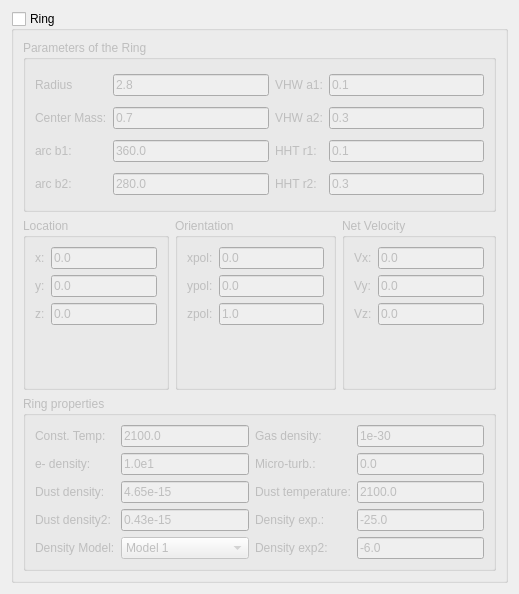
          <widget class="QWidget" name="scrollContentsRing">
           <property name="geometry">
            <rect>
             <x>0</x>
             <y>-179</y>
             <width>519</width>
             <height>594</height>
            </rect>
           </property>
           <layout class="QVBoxLayout" name="verticalLayout_19">
            <item>
             <widget class="QGroupBox" name="groupRing">
              <property name="title">
               <string>Ring</string>
              </property>
              <property name="checkable">
               <bool>true</bool>
              </property>
              <property name="checked">
               <bool>false</bool>
              </property>
              <layout class="QVBoxLayout" name="verticalLayout_20">
               <item>
                <widget class="QGroupBox" name="groupParamsrg">
                 <property name="title">
                  <string>Parameters of the Ring</string>
                 </property>
                 <layout class="QGridLayout" name="gridLayout_14">
                  <item row="0" column="0">
                   <widget class="QLabel" name="labelrrg">
                    <property name="toolTip">
                     <string>&lt;html&gt;&lt;head/&gt;&lt;body&gt;&lt;p&gt;rrg: Radius of the ring [R_sol].&lt;/p&gt;&lt;/body&gt;&lt;/html&gt;</string>
                    </property>
                    <property name="text">
                     <string>Radius</string>
                    </property>
                   </widget>
                  </item>
                  <item row="0" column="1">
                   <widget class="QLineEdit" name="textrrg">
                    <property name="text">
                     <string>2.8</string>
                    </property>
                   </widget>
                  </item>
                  <item row="0" column="2">
                   <widget class="QLabel" name="labela1rg">
                    <property name="toolTip">
                     <string>&lt;html&gt;&lt;head/&gt;&lt;body&gt;&lt;p&gt;dr1rg: Vertical half width of the ring at the beginning and end of the arc in [R_sol].&lt;/p&gt;&lt;/body&gt;&lt;/html&gt;</string>
                    </property>
                    <property name="text">
                     <string>VHW a1:</string>
                    </property>
                   </widget>
                  </item>
                  <item row="0" column="3">
                   <widget class="QLineEdit" name="texta1rg">
                    <property name="text">
                     <string>0.1</string>
                    </property>
                   </widget>
                  </item>
                  <item row="1" column="0">
                   <widget class="QLabel" name="labelemrg">
                    <property name="toolTip">
                     <string>&lt;html&gt;&lt;head/&gt;&lt;body&gt;&lt;p&gt;emrg: Mass in its center to calculate velocities [Msol].&lt;/p&gt;&lt;/body&gt;&lt;/html&gt;</string>
                    </property>
                    <property name="text">
                     <string>Center Mass:</string>
                    </property>
                   </widget>
                  </item>
                  <item row="1" column="1">
                   <widget class="QLineEdit" name="textemrg">
                    <property name="text">
                     <string>0.7</string>
                    </property>
                   </widget>
                  </item>
                  <item row="1" column="2">
                   <widget class="QLabel" name="labela2rg">
                    <property name="toolTip">
                     <string>&lt;html&gt;&lt;head/&gt;&lt;body&gt;&lt;p&gt;dr2rg: Vertical half width of the ring at the beginning and end of the arc in [R_sol].&lt;/p&gt;&lt;/body&gt;&lt;/html&gt;</string>
                    </property>
                    <property name="text">
                     <string>VHW a2:</string>
                    </property>
                   </widget>
                  </item>
                  <item row="1" column="3">
                   <widget class="QLineEdit" name="texta2rg">
                    <property name="text">
                     <string>0.3</string>
                    </property>
                   </widget>
                  </item>
                  <item row="2" column="0">
                   <widget class="QLabel" name="labelb1rg">
                    <property name="toolTip">
                     <string>&lt;html&gt;&lt;head/&gt;&lt;body&gt;&lt;p&gt;a1rg: Specifies the arc from-to in [deg], b1rg&amp;gt;&amp;lt;b2rg. The location of the zero angle is not simple to explain so test it first or consult subroutine trans. In many cases it will be along the x axis.&lt;/p&gt;&lt;/body&gt;&lt;/html&gt;</string>
                    </property>
                    <property name="text">
                     <string>arc b1:</string>
                    </property>
                   </widget>
                  </item>
                  <item row="2" column="1">
                   <widget class="QLineEdit" name="textb1rg">
                    <property name="text">
                     <string>360.0</string>
                    </property>
                   </widget>
                  </item>
                  <item row="2" column="2">
                   <widget class="QLabel" name="labeldr1rg">
                    <property name="toolTip">
                     <string>&lt;html&gt;&lt;head/&gt;&lt;body&gt;&lt;p&gt;dr1rg: Horizontal half thickness the ring at the beginning and end of the arc in [R_sol]. The crosssection, C, of the ring may vary along the arc and is C&lt;span style=&quot; vertical-align:sub;&quot;&gt;1&lt;/span&gt;=4*a1rg*dr1rg at the beginning.&lt;/p&gt;&lt;/body&gt;&lt;/html&gt;</string>
                    </property>
                    <property name="text">
                     <string>HHT r1:</string>
                    </property>
                   </widget>
                  </item>
                  <item row="2" column="3">
                   <widget class="QLineEdit" name="textdr1rg">
                    <property name="text">
                     <string>0.1</string>
                    </property>
                   </widget>
                  </item>
                  <item row="3" column="0">
                   <widget class="QLabel" name="labelb2rg">
                    <property name="toolTip">
                     <string>&lt;html&gt;&lt;head/&gt;&lt;body&gt;&lt;p&gt;a2rg: Specifies the arc from-to in [deg], b1rg&amp;gt;&amp;lt;b2rg. The location of the zero angle is not simple to explain so test it first or consult subroutine trans. In many cases it will be along the x axis.&lt;/p&gt;&lt;/body&gt;&lt;/html&gt;</string>
                    </property>
                    <property name="text">
                     <string>arc b2:</string>
                    </property>
                   </widget>
                  </item>
                  <item row="3" column="1">
                   <widget class="QLineEdit" name="textb2rg">
                    <property name="text">
                     <string>280.0</string>
                    </property>
                   </widget>
                  </item>
                  <item row="3" column="2">
                   <widget class="QLabel" name="labeldr2rg">
                    <property name="toolTip">
                     <string>&lt;html&gt;&lt;head/&gt;&lt;body&gt;&lt;p&gt;dr2rg: Horizontal half thickness the ring at the beginning and end of the arc in [R_sol]. The crosssection, C, of the ring may vary along the arc and is C&lt;span style=&quot; vertical-align:sub;&quot;&gt;1&lt;/span&gt;=4*a1rg*dr1rg at the beginning.&lt;/p&gt;&lt;/body&gt;&lt;/html&gt;</string>
                    </property>
                    <property name="text">
                     <string>HHT r2:</string>
                    </property>
                   </widget>
                  </item>
                  <item row="3" column="3">
                   <widget class="QLineEdit" name="textdr2rg">
                    <property name="text">
                     <string>0.3</string>
                    </property>
                   </widget>
                  </item>
                 </layout>
                </widget>
               </item>
               <item>
                <layout class="QHBoxLayout" name="horizontalLayout_6">
                 <item>
                  <widget class="QGroupBox" name="groupLocationrg">
                   <property name="toolTip">
                    <string>&lt;html&gt;&lt;head/&gt;&lt;body&gt;&lt;p&gt;Location of the center in [R_sol].&lt;/p&gt;&lt;/body&gt;&lt;/html&gt;</string>
                   </property>
                   <property name="title">
                    <string>Location</string>
                   </property>
                   <layout class="QFormLayout" name="formLayout_15">
                    <item row="0" column="0">
                     <widget class="QLabel" name="labelxrg">
                      <property name="toolTip">
                       <string>&lt;html&gt;&lt;head/&gt;&lt;body&gt;&lt;p&gt;xrg&lt;/p&gt;&lt;/body&gt;&lt;/html&gt;</string>
                      </property>
                      <property name="text">
                       <string>x:</string>
                      </property>
                     </widget>
                    </item>
                    <item row="0" column="1">
                     <widget class="QLineEdit" name="textxrg">
                      <property name="text">
                       <string>0.0</string>
                      </property>
                     </widget>
                    </item>
                    <item row="1" column="0">
                     <widget class="QLabel" name="labelyrg">
                      <property name="toolTip">
                       <string>&lt;html&gt;&lt;head/&gt;&lt;body&gt;&lt;p&gt;yrg&lt;/p&gt;&lt;/body&gt;&lt;/html&gt;</string>
                      </property>
                      <property name="text">
                       <string>y:</string>
                      </property>
                     </widget>
                    </item>
                    <item row="1" column="1">
                     <widget class="QLineEdit" name="textyrg">
                      <property name="text">
                       <string>0.0</string>
                      </property>
                     </widget>
                    </item>
                    <item row="2" column="0">
                     <widget class="QLabel" name="labelzrg">
                      <property name="toolTip">
                       <string>&lt;html&gt;&lt;head/&gt;&lt;body&gt;&lt;p&gt;zrg&lt;/p&gt;&lt;/body&gt;&lt;/html&gt;</string>
                      </property>
                      <property name="text">
                       <string>z:</string>
                      </property>
                     </widget>
                    </item>
                    <item row="2" column="1">
                     <widget class="QLineEdit" name="textzrg">
                      <property name="text">
                       <string>0.0</string>
                      </property>
                     </widget>
                    </item>
                   </layout>
                  </widget>
                 </item>
                 <item>
                  <widget class="QGroupBox" name="groupOrientationrg">
                   <property name="toolTip">
                    <string>&lt;html&gt;&lt;head/&gt;&lt;body&gt;&lt;p&gt;Orientation of the polar axis.&lt;/p&gt;&lt;/body&gt;&lt;/html&gt;</string>
                   </property>
                   <property name="title">
                    <string>Orientation</string>
                   </property>
                   <layout class="QFormLayout" name="formLayout_16">
                    <item row="0" column="0">
                     <widget class="QLabel" name="labelxpolrg">
                      <property name="toolTip">
                       <string>&lt;html&gt;&lt;head/&gt;&lt;body&gt;&lt;p&gt;xpolrg&lt;/p&gt;&lt;/body&gt;&lt;/html&gt;</string>
                      </property>
                      <property name="text">
                       <string>xpol:</string>
                      </property>
                     </widget>
                    </item>
                    <item row="0" column="1">
                     <widget class="QLineEdit" name="textxpolrg">
                      <property name="text">
                       <string>0.0</string>
                      </property>
                     </widget>
                    </item>
                    <item row="1" column="0">
                     <widget class="QLabel" name="labelypolrg">
                      <property name="toolTip">
                       <string>&lt;html&gt;&lt;head/&gt;&lt;body&gt;&lt;p&gt;ypolrg&lt;/p&gt;&lt;/body&gt;&lt;/html&gt;</string>
                      </property>
                      <property name="text">
                       <string>ypol:</string>
                      </property>
                     </widget>
                    </item>
                    <item row="1" column="1">
                     <widget class="QLineEdit" name="textypolrg">
                      <property name="text">
                       <string>0.0</string>
                      </property>
                     </widget>
                    </item>
                    <item row="2" column="0">
                     <widget class="QLabel" name="labelzpolrg">
                      <property name="toolTip">
                       <string>&lt;html&gt;&lt;head/&gt;&lt;body&gt;&lt;p&gt;zpolrg&lt;/p&gt;&lt;/body&gt;&lt;/html&gt;</string>
                      </property>
                      <property name="text">
                       <string>zpol:</string>
                      </property>
                     </widget>
                    </item>
                    <item row="2" column="1">
                     <widget class="QLineEdit" name="textzpolrg">
                      <property name="text">
                       <string>1.0</string>
                      </property>
                     </widget>
                    </item>
                   </layout>
                  </widget>
                 </item>
                 <item>
                  <widget class="QGroupBox" name="groupNetVelrg">
                   <property name="toolTip">
                    <string>&lt;html&gt;&lt;head/&gt;&lt;body&gt;&lt;p&gt;Net overall space velocity [km/s].&lt;/p&gt;&lt;/body&gt;&lt;/html&gt;</string>
                   </property>
                   <property name="title">
                    <string>Net Velocity</string>
                   </property>
                   <layout class="QFormLayout" name="formLayout_17">
                    <item row="0" column="0">
                     <widget class="QLabel" name="labelvxrg">
                      <property name="toolTip">
                       <string>&lt;html&gt;&lt;head/&gt;&lt;body&gt;&lt;p&gt;vxrg&lt;/p&gt;&lt;/body&gt;&lt;/html&gt;</string>
                      </property>
                      <property name="text">
                       <string>Vx:</string>
                      </property>
                     </widget>
                    </item>
                    <item row="0" column="1">
                     <widget class="QLineEdit" name="textvxrg">
                      <property name="text">
                       <string>0.0</string>
                      </property>
                     </widget>
                    </item>
                    <item row="1" column="0">
                     <widget class="QLabel" name="labelvyrg">
                      <property name="toolTip">
                       <string>&lt;html&gt;&lt;head/&gt;&lt;body&gt;&lt;p&gt;vyrg&lt;/p&gt;&lt;/body&gt;&lt;/html&gt;</string>
                      </property>
                      <property name="text">
                       <string>Vy:</string>
                      </property>
                     </widget>
                    </item>
                    <item row="1" column="1">
                     <widget class="QLineEdit" name="textvyrg">
                      <property name="text">
                       <string>0.0</string>
                      </property>
                     </widget>
                    </item>
                    <item row="2" column="0">
                     <widget class="QLabel" name="labelvzrg">
                      <property name="toolTip">
                       <string>&lt;html&gt;&lt;head/&gt;&lt;body&gt;&lt;p&gt;vzrg&lt;/p&gt;&lt;/body&gt;&lt;/html&gt;</string>
                      </property>
                      <property name="text">
                       <string>Vz:</string>
                      </property>
                     </widget>
                    </item>
                    <item row="2" column="1">
                     <widget class="QLineEdit" name="textvzrg">
                      <property name="text">
                       <string>0.0</string>
                      </property>
                     </widget>
                    </item>
                   </layout>
                  </widget>
                 </item>
                </layout>
               </item>
               <item>
                <widget class="QGroupBox" name="groupRingProp">
                 <property name="toolTip">
                  <string>&lt;html&gt;&lt;head/&gt;&lt;body&gt;&lt;p&gt;Density and temperature for the ring object.&lt;/p&gt;&lt;/body&gt;&lt;/html&gt;</string>
                 </property>
                 <property name="title">
                  <string>Ring properties</string>
                 </property>
                 <layout class="QGridLayout" name="gridLayout_15">
                  <item row="3" column="2">
                   <widget class="QLabel" name="labeledenrg">
                    <property name="toolTip">
                     <string>&lt;html&gt;&lt;head/&gt;&lt;body&gt;&lt;p&gt;edenrg: Density dependence exponent to enable the modeling of additional phenomena. Density, dust density and electron number density change along the ring (arc) to safisfy continuity equation+additional phenomenon e.g. destruction (lifetime) of dust grains along the arc.&lt;/p&gt;&lt;/body&gt;&lt;/html&gt;</string>
                    </property>
                    <property name="text">
                     <string>Density exp.:</string>
                    </property>
                   </widget>
                  </item>
                  <item row="4" column="2">
                   <widget class="QLabel" name="labeled2rg">
                    <property name="toolTip">
                     <string>&lt;html&gt;&lt;head/&gt;&lt;body&gt;&lt;p&gt;ede2rg: Density dependence exponent to enable the modeling of additional phenomena. Density, dust density and electron number density change along the ring (arc) to safisfy continuity equation+additional phenomenon e.g. destruction (lifetime) of dust grains along the arc.&lt;/p&gt;&lt;/body&gt;&lt;/html&gt;</string>
                    </property>
                    <property name="text">
                     <string>Density exp2:</string>
                    </property>
                   </widget>
                  </item>
                  <item row="1" column="3">
                   <widget class="QLineEdit" name="textvtrbrg">
                    <property name="text">
                     <string>0.0</string>
                    </property>
                   </widget>
                  </item>
                  <item row="0" column="0">
                   <widget class="QLabel" name="labeltemprg">
                    <property name="toolTip">
                     <string>&lt;html&gt;&lt;head/&gt;&lt;body&gt;&lt;p&gt;temprg: Constant gas temperature [K].&lt;/p&gt;&lt;/body&gt;&lt;/html&gt;</string>
                    </property>
                    <property name="text">
                     <string>Const. Temp:</string>
                    </property>
                   </widget>
                  </item>
                  <item row="2" column="0">
                   <widget class="QLabel" name="labeldstdrg">
                    <property name="toolTip">
                     <string>&lt;html&gt;&lt;head/&gt;&lt;body&gt;&lt;p&gt;dstdrg: Dust density at the beginning (b1rg). &lt;/p&gt;&lt;p&gt;Model 1 then:&lt;/p&gt;&lt;p&gt;gas density=densrg*C&lt;span style=&quot; vertical-align:sub;&quot;&gt;1&lt;/span&gt;/C*[|t-b1rg|/pi+1]&lt;span style=&quot; vertical-align:super;&quot;&gt;edenrg&lt;/span&gt; electron num. &lt;/p&gt;&lt;p&gt;density=anerg*C&lt;span style=&quot; vertical-align:sub;&quot;&gt;1&lt;/span&gt;/C*[|t-b1rg|/pi+1]&lt;span style=&quot; vertical-align:super;&quot;&gt;edenrg&lt;/span&gt; dust &lt;/p&gt;&lt;p&gt;density=dstdrg*C&lt;span style=&quot; vertical-align:sub;&quot;&gt;1&lt;/span&gt;/C*[|t-b1rg|/pi+1]&lt;span style=&quot; vertical-align:super;&quot;&gt;edenrg&lt;/span&gt;+dst2rg*C&lt;span style=&quot; vertical-align:sub;&quot;&gt;1&lt;/span&gt;/C*[|t-b1rg|/pi+1]&lt;span style=&quot; vertical-align:super;&quot;&gt;ede2rg&lt;/span&gt;&lt;/p&gt;&lt;p&gt;IF Model 2 then:&lt;/p&gt;&lt;p&gt;&lt;br/&gt;&lt;/p&gt;&lt;p&gt;gas density=densrg*C&lt;span style=&quot; vertical-align:sub;&quot;&gt;1&lt;/span&gt;/C*dexp[|t-b1rg|/pi]&lt;span style=&quot; vertical-align:super;&quot;&gt;edenrg &lt;/span&gt;electron num. &lt;/p&gt;&lt;p&gt;density=anerg*C&lt;span style=&quot; vertical-align:sub;&quot;&gt;1&lt;/span&gt;/C*dexp[|t-b1rg|/pi]&lt;span style=&quot; vertical-align:super;&quot;&gt;edenrg&lt;/span&gt;&lt;/p&gt;&lt;p&gt;&lt;br/&gt;&lt;/p&gt;&lt;p&gt;dust density=dstdrg*C&lt;span style=&quot; vertical-align:sub;&quot;&gt;1&lt;/span&gt;/C*dexp[|t-b1rg|/pi]&lt;span style=&quot; vertical-align:super;&quot;&gt;edenrg&lt;/span&gt;+dst2rg*C&lt;span style=&quot; vertical-align:sub;&quot;&gt;1&lt;/span&gt;/C*dexp[|t-b1rg|/pi]&lt;span style=&quot; vertical-align:super;&quot;&gt;ede2rg&lt;/span&gt; where t-is angle along the arc.&lt;/p&gt;&lt;/body&gt;&lt;/html&gt;</string>
                    </property>
                    <property name="text">
                     <string>Dust density:</string>
                    </property>
                   </widget>
                  </item>
                  <item row="0" column="1">
                   <widget class="QLineEdit" name="texttemprg">
                    <property name="text">
                     <string>2100.0</string>
                    </property>
                   </widget>
                  </item>
                  <item row="3" column="0">
                   <widget class="QLabel" name="labeldst2rg">
                    <property name="toolTip">
                     <string>&lt;html&gt;&lt;head/&gt;&lt;body&gt;&lt;p&gt;dst2rg: Dust density at the beginning (b1rg). &lt;/p&gt;&lt;p&gt;Model 1 then:&lt;/p&gt;&lt;p&gt;gas density=densrg*C&lt;span style=&quot; vertical-align:sub;&quot;&gt;1&lt;/span&gt;/C*[|t-b1rg|/pi+1]&lt;span style=&quot; vertical-align:super;&quot;&gt;edenrg&lt;/span&gt; electron num. &lt;/p&gt;&lt;p&gt;density=anerg*C&lt;span style=&quot; vertical-align:sub;&quot;&gt;1&lt;/span&gt;/C*[|t-b1rg|/pi+1]&lt;span style=&quot; vertical-align:super;&quot;&gt;edenrg&lt;/span&gt; dust &lt;/p&gt;&lt;p&gt;density=dstdrg*C&lt;span style=&quot; vertical-align:sub;&quot;&gt;1&lt;/span&gt;/C*[|t-b1rg|/pi+1]&lt;span style=&quot; vertical-align:super;&quot;&gt;edenrg&lt;/span&gt;+dst2rg*C&lt;span style=&quot; vertical-align:sub;&quot;&gt;1&lt;/span&gt;/C*[|t-b1rg|/pi+1]&lt;span style=&quot; vertical-align:super;&quot;&gt;ede2rg&lt;/span&gt;&lt;/p&gt;&lt;p&gt;IF Model 2 then:&lt;/p&gt;&lt;p&gt;&lt;br/&gt;&lt;/p&gt;&lt;p&gt;gas density=densrg*C&lt;span style=&quot; vertical-align:sub;&quot;&gt;1&lt;/span&gt;/C*dexp[|t-b1rg|/pi]&lt;span style=&quot; vertical-align:super;&quot;&gt;edenrg &lt;/span&gt;electron num. &lt;/p&gt;&lt;p&gt;density=anerg*C&lt;span style=&quot; vertical-align:sub;&quot;&gt;1&lt;/span&gt;/C*dexp[|t-b1rg|/pi]&lt;span style=&quot; vertical-align:super;&quot;&gt;edenrg&lt;/span&gt;&lt;/p&gt;&lt;p&gt;&lt;br/&gt;&lt;/p&gt;&lt;p&gt;dust density=dstdrg*C&lt;span style=&quot; vertical-align:sub;&quot;&gt;1&lt;/span&gt;/C*dexp[|t-b1rg|/pi]&lt;span style=&quot; vertical-align:super;&quot;&gt;edenrg&lt;/span&gt;+dst2rg*C&lt;span style=&quot; vertical-align:sub;&quot;&gt;1&lt;/span&gt;/C*dexp[|t-b1rg|/pi]&lt;span style=&quot; vertical-align:super;&quot;&gt;ede2rg&lt;/span&gt; where t-is angle along the arc.&lt;/p&gt;&lt;/body&gt;&lt;/html&gt;</string>
                    </property>
                    <property name="text">
                     <string>Dust density2:</string>
                    </property>
                   </widget>
                  </item>
                  <item row="4" column="3">
                   <widget class="QLineEdit" name="textede2rg">
                    <property name="text">
                     <string>-6.0</string>
                    </property>
                   </widget>
                  </item>
                  <item row="2" column="2">
                   <widget class="QLabel" name="labeldsttrg">
                    <property name="toolTip">
                     <string>&lt;html&gt;&lt;head/&gt;&lt;body&gt;&lt;p&gt;dsttrg: Constant dust temperature [K].&lt;/p&gt;&lt;/body&gt;&lt;/html&gt;</string>
                    </property>
                    <property name="text">
                     <string>Dust temperature:</string>
                    </property>
                   </widget>
                  </item>
                  <item row="0" column="3">
                   <widget class="QLineEdit" name="textdensrg">
                    <property name="text">
                     <string>1e-30</string>
                    </property>
                   </widget>
                  </item>
                  <item row="3" column="3">
                   <widget class="QLineEdit" name="textedenrg">
                    <property name="text">
                     <string>-25.0</string>
                    </property>
                   </widget>
                  </item>
                  <item row="4" column="0">
                   <widget class="QLabel" name="labelitrg">
                    <property name="text">
                     <string>Density Model:</string>
                    </property>
                   </widget>
                  </item>
                  <item row="2" column="3">
                   <widget class="QLineEdit" name="textdsttrg">
                    <property name="text">
                     <string>2100.0</string>
                    </property>
                   </widget>
                  </item>
                  <item row="2" column="1">
                   <widget class="QLineEdit" name="textdstdrg">
                    <property name="text">
                     <string>4.65e-15</string>
                    </property>
                   </widget>
                  </item>
                  <item row="1" column="1">
                   <widget class="QLineEdit" name="textanerg">
                    <property name="text">
                     <string>1.0e1</string>
                    </property>
                   </widget>
                  </item>
                  <item row="0" column="2">
                   <widget class="QLabel" name="labeldensrg">
                    <property name="toolTip">
                     <string>&lt;html&gt;&lt;head/&gt;&lt;body&gt;&lt;p&gt;densrg: Gas density at b1rg.&lt;/p&gt;&lt;/body&gt;&lt;/html&gt;</string>
                    </property>
                    <property name="text">
                     <string>Gas density:</string>
                    </property>
                   </widget>
                  </item>
                  <item row="1" column="0">
                   <widget class="QLabel" name="labelanerg">
                    <property name="toolTip">
                     <string>&lt;html&gt;&lt;head/&gt;&lt;body&gt;&lt;p&gt;anerg: Electron number density at b1rg.&lt;/p&gt;&lt;/body&gt;&lt;/html&gt;</string>
                    </property>
                    <property name="text">
                     <string>e- density:</string>
                    </property>
                   </widget>
                  </item>
                  <item row="1" column="2">
                   <widget class="QLabel" name="labelvtrbrg">
                    <property name="toolTip">
                     <string>&lt;html&gt;&lt;head/&gt;&lt;body&gt;&lt;p&gt;vtrbrg: Microturbulence [km/s].&lt;/p&gt;&lt;/body&gt;&lt;/html&gt;</string>
                    </property>
                    <property name="text">
                     <string>Micro-turb.:</string>
                    </property>
                   </widget>
                  </item>
                  <item row="3" column="1">
                   <widget class="QLineEdit" name="textdst2rg">
                    <property name="text">
                     <string>0.43e-15</string>
                    </property>
                   </widget>
                  </item>
                  <item row="4" column="1">
                   <widget class="QComboBox" name="comboitrg">
                    <item>
                     <property name="text">
                      <string>Model 1</string>
                     </property>
                    </item>
                    <item>
                     <property name="text">
                      <string>Model 2</string>
                     </property>
                    </item>
                   </widget>
                  </item>
                 </layout>
                </widget>
               </item>
              </layout>
             </widget>
            </item>
           </layout>
          </widget>
